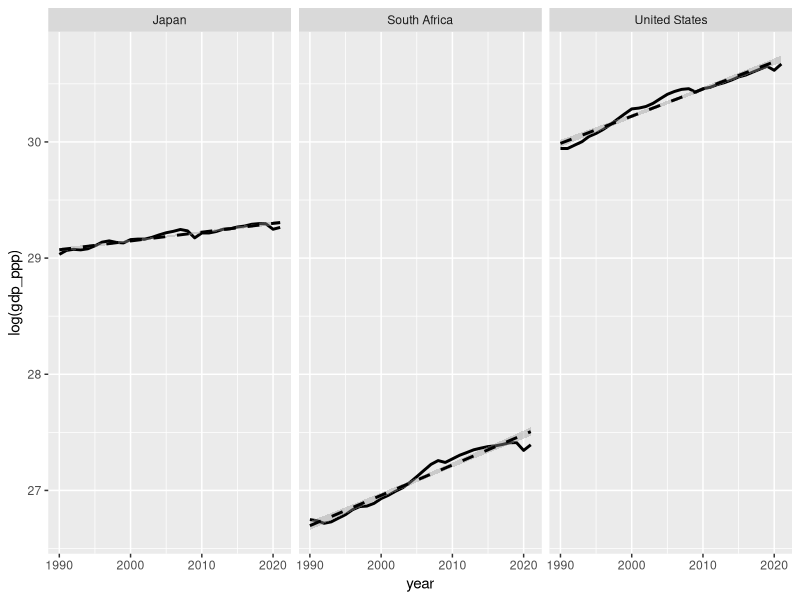

Write the R code that produced this figure.
library(tidyverse)


# Data from World Bank.
# GDP: real GDP, 2017 US$ PPP
# Population: total population.



macro_data <- read_csv("gdp-data.csv")


#---

macro_data %>% 
  slice_max(gdp_ppp)



macro_data %>% 
  filter(country %in% c("United States", "South Africa"))


macro_data %>% 
  mutate(pop_millions = population / 1000000)


macro_data %>% 
  mutate(gdp_per_capita = gdp_ppp / population)


macro_data %>% 
  mutate(gdp_ppp_billions = gdp_ppp / 1000000000)

macro_data %>% 
  select(year, country, gdp_ppp) %>% 
  filter(year %in% 2021)


#---

macro_data %>% 
  ggplot(aes(x = year, y = log(gdp_ppp))) +
  geom_line(size = 1) +
  facet_wrap(~country) +
  geom_smooth(method = "lm", color = "black", linetype = "dashed")



